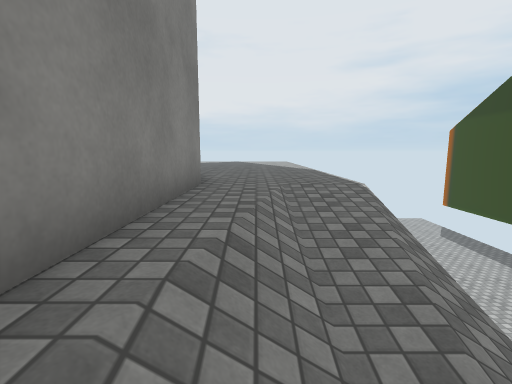
view 1 (above)

16 first-person views from a walk through a scene from a Unity 3-D project. The camera is 1.3 m above the floor, tilts 8° down and sees 85° across. The floor is counted in squares, 1 m on a side. Each view is taken from the middle of a square. On the plan, view 1 faces up. The plan holds only what a view shows up to about 13 squares ahead; the rest is blank. The place goes on beyond the plan. Some surface patterns are stand-ins.

view 2
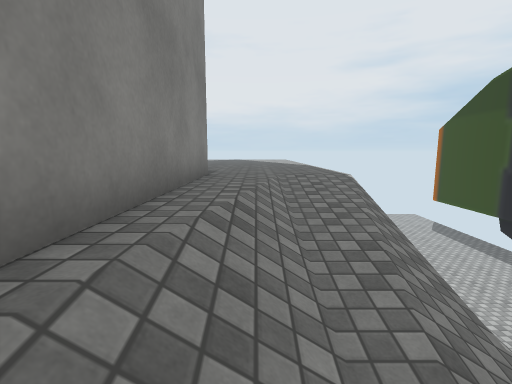

view 3
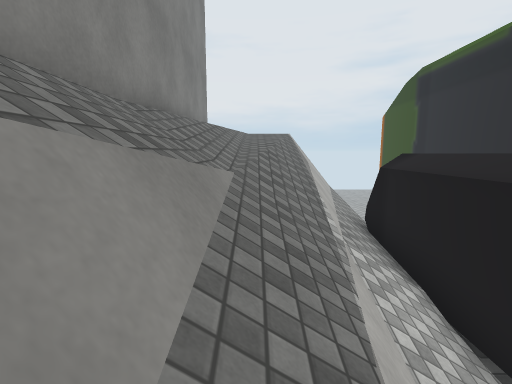

view 4
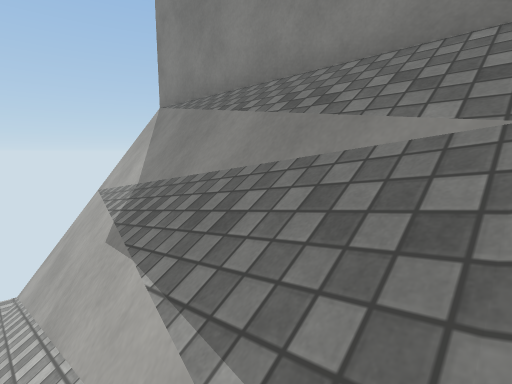

view 5
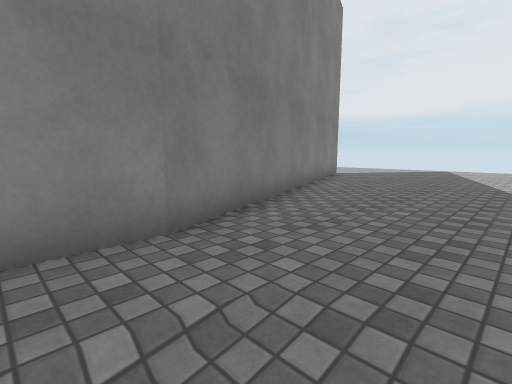

view 6
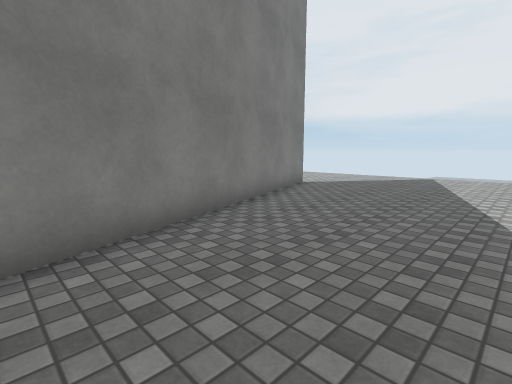

view 7
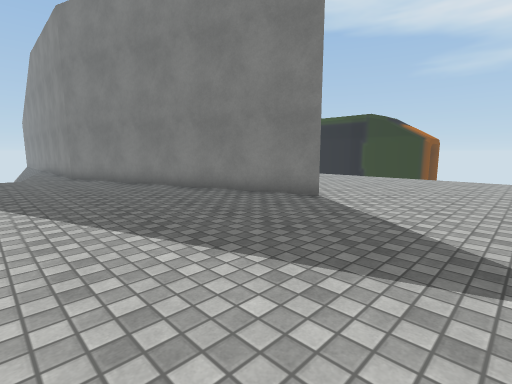

view 8
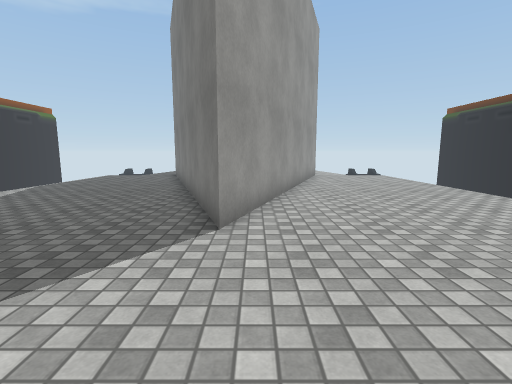

view 9
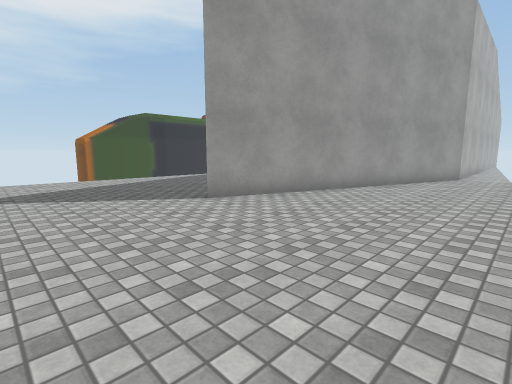

view 10
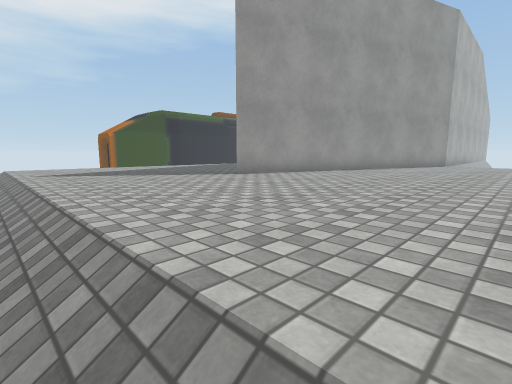

view 11
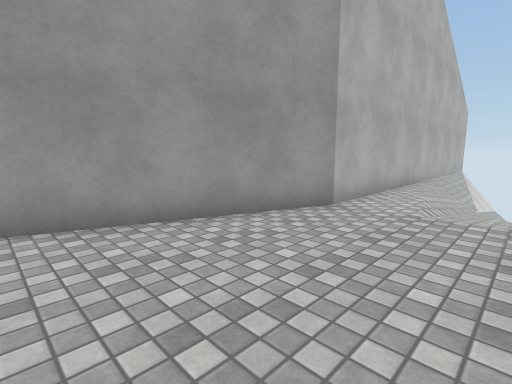

view 12
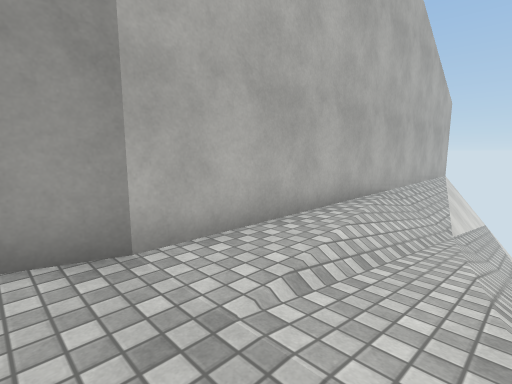

view 13
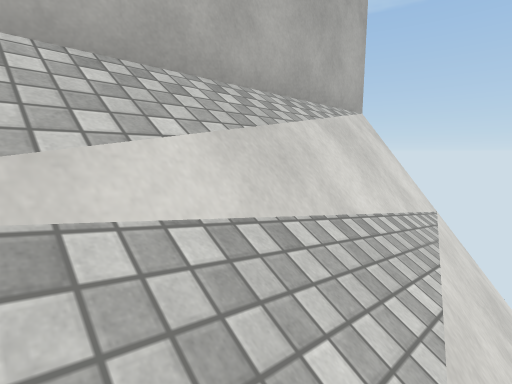

view 14
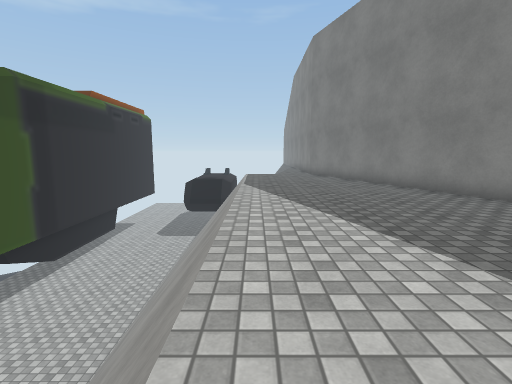

view 15
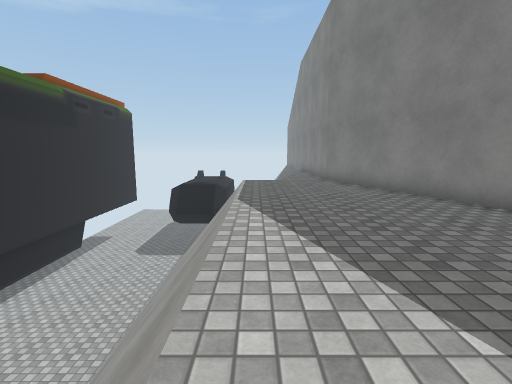

view 16
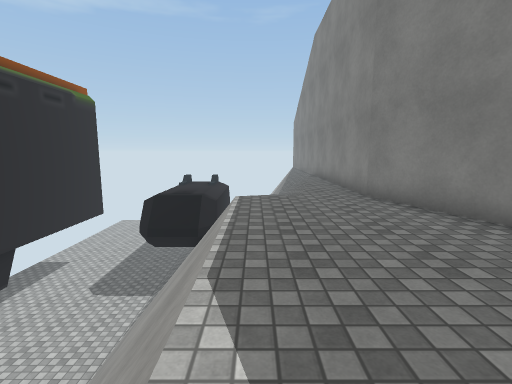

### Floor plan
Key: @ floor where view 1 was taken; # wall or solid block; . main floor; - floor 0.25 m lower than the main floor; _ floor 0.5 m lower than the main floor; < floor 0.75 m lower than the main floor; ( floor 5 m lower than the main floor; / step, stairs or slope; = window, fence, low wall or low ledge; ^ raised ledge; v drop or lower ground.
Columns run from 13 left of view 1 to 13 right of it. Each row starts with its distance up from view 1.
 25 ///////////
 24 ................
 23 ................v
 22 ................v
 21 ................vv
 20 ................vv
 19 ................vv
 18 ........#.......vv##
 17 .......##.......vv##(((
 16 .......##.......vv##((((
 15 .......###......vv##(((((
 14 ......## #......vv##((((((
 13 ......#  #......vv##(((((((
 12 ......#  ##.....vv##((((((#
 11 .....##   #.....vv #((((((
 10 .....#    #.....vv #((((((
  9 .....#    ##....vv##((((((^
  8 ....##     #....vv##((((((^
  7 ....#      #....vv##((((
  6 ....#      #....v=##(((((
  5 /./.#      #....v=#=((((((
  4 /-/.#      #./-/====((((((#
  3 /_/.#      #./_/===/(((((((
  2 /_/.#      #./_/=#
  1 ///.#      #./</=#
  0 ////#      #.@///#
 -1 ////#      #/////#
 -2 ////#      #/////#
 -3 ////^      ^/////#
 -4 ////^      ^/////#
 -5  /v/#      #/////
 -6 =/=/#      #/=/=/
 -7 =/=/#      #/=/=/
 -8 =/=/#      ^/=/=/
 -9 =v#v#       =#/#/
-10 ###v#      #=#v#(
-11 ##vv#      #vvv#

Where each view was taken, in squares from view 1:
view 1: 0 up, 0 right, facing up
view 2: 1 down, 0 right, facing up
view 3: 7 down, 1 right, facing up
view 4: 2 down, 3 right, facing down-left
view 5: 5 up, 2 right, facing up-left
view 6: 8 up, 2 right, facing up-left
view 7: 23 up, 2 right, facing down-left
view 8: 23 up, 6 left, facing down
view 9: 23 up, 12 left, facing down-right
view 10: 25 up, 13 left, facing down-right
view 11: 13 up, 13 left, facing down-right
view 12: 8 up, 13 left, facing down-right
view 13: 3 down, 13 left, facing down-right
view 14: 24 up, 2 right, facing down
view 15: 20 up, 2 right, facing down
view 16: 15 up, 2 right, facing down
